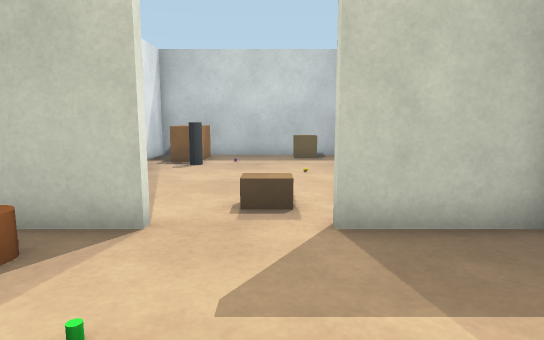
view 1 (above)

12 first-person views from a walk through a world built for the Gazebo simulator. The camera is 0.84 m above the floor, tilts 8° down and sees 75° across. The floor is counted in squares, 0.5 m on a side. Each view is taken from the middle of a square. On the plan, view 1 faces up. The plan holds only what a view shows up to about 17 squares ahead; the rest is blank. The place goes on beyond the plan.

view 2
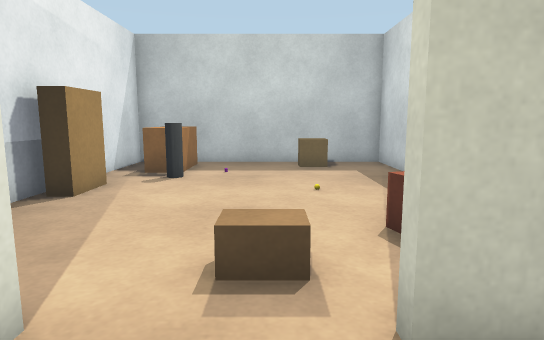

view 3
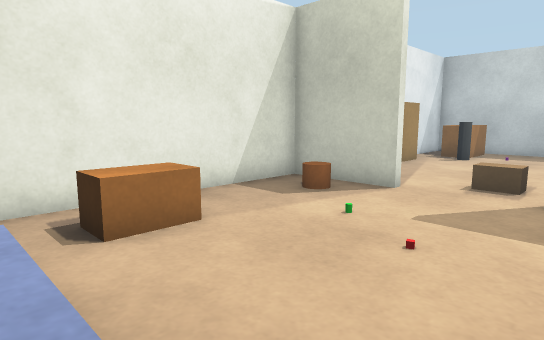

view 4
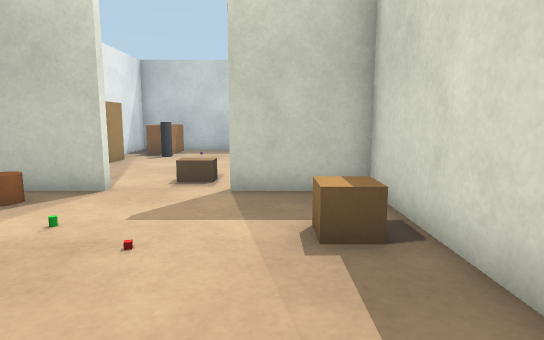

view 5
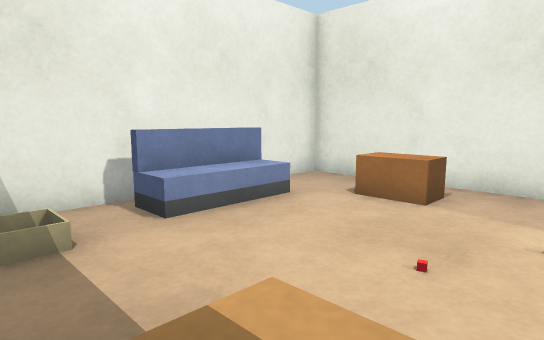

view 6
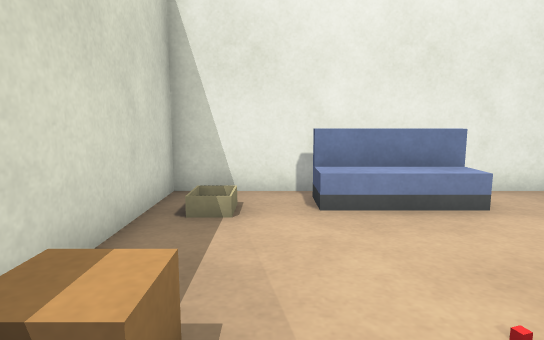

view 7
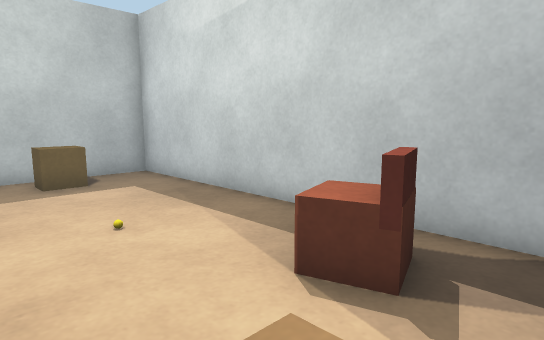

view 8
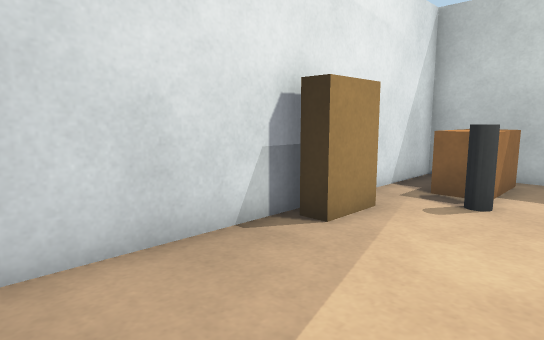

view 9
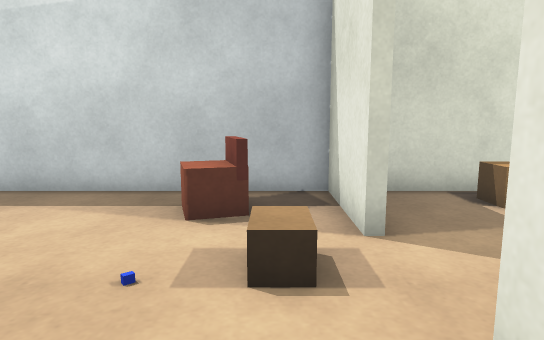

view 10
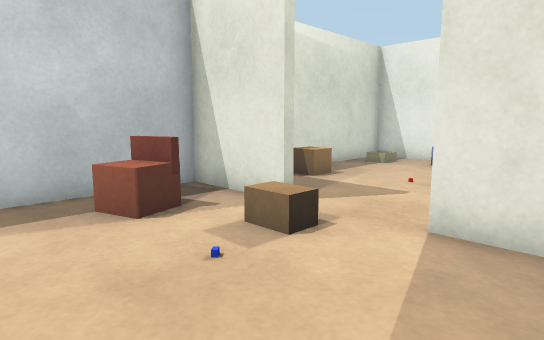

view 11
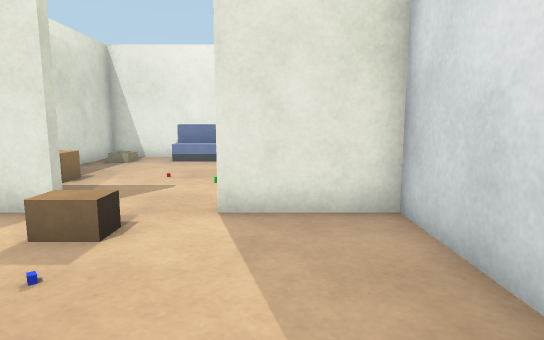

view 12
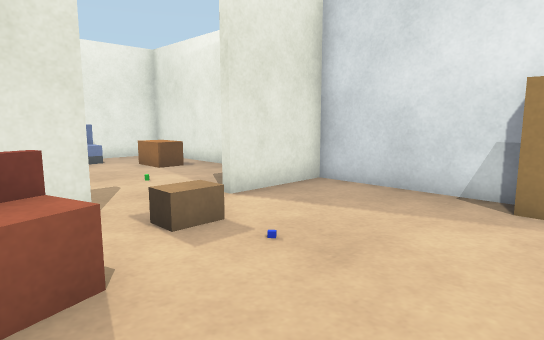

### Floor plan
Ten units are one square. View 1 is at (0, 0); x grows to the right and y downward. Boxes are objects, and circles mark ways between rooms. Rooms are numbered by the first view taken in them; rooms with no view inside come last. Other rooms are left out.
<svg viewBox="-60 -178 109 226">
<path fill="none" stroke="#000" d="M-20 -54 -53 -54 -53 43 44 43 44 -54 10 -54M-53 -104 -53 -56 -20 -56 -20 -54M10 -54 10 -56 44 -56 44 -173 -53 -173 -53 -126"/>
<rect x="-45" y="-5" width="20" height="20" fill="#bbb"><title>brown box</title></rect>
<rect x="-45" y="-45" width="20" height="10" fill="#bbb"><title>brown cylinder</title></rect>
<rect x="-25" y="25" width="40" height="10" fill="#bbb"><title>sofa</title></rect>
<rect x="-25" y="-25" width="10" height="10" fill="#bbb"><title>green cylinder</title></rect>
<rect x="25" y="-25" width="10" height="10" fill="#bbb"><title>brown box</title></rect>
<rect x="-55" y="-125" width="10" height="20" fill="#bbb"><title>brown box</title></rect>
<rect x="-45" y="-165" width="20" height="20" fill="#bbb"><title>brown box</title></rect>
<rect x="-35" y="-135" width="10" height="10" fill="#bbb"><title>dark grey cylinder</title></rect>
<rect x="-5" y="-75" width="10" height="10" fill="#bbb"><title>brown box</title></rect>
<rect x="5" y="-115" width="10" height="10" fill="#bbb"><title>other object</title></rect>
<rect x="5" y="-165" width="20" height="10" fill="#bbb"><title>cabinet</title></rect>
<rect x="15" y="-95" width="20" height="20" fill="#bbb"><title>armchair</title></rect>
<circle cx="0" cy="-50" r="3" fill="#2a7"/>
<text x="0" y="0">1</text>
<text x="-10" y="-120">2</text>
</svg>
Room 1 opens to room 2.

Where each view was taken, in squares from view 1:
view 1: 0 up, 0 right, facing up
view 2: 3 up, 0 right, facing up
view 3: 3 down, 2 right, facing up-left
view 4: 3 down, 2 right, facing up
view 5: 3 up, 4 right, facing down-left
view 6: 4 up, 2 right, facing down
view 7: 6 up, 1 left, facing up-right
view 8: 6 up, 1 left, facing up-left
view 9: 7 up, 4 left, facing right
view 10: 11 up, 4 left, facing down-right
view 11: 12 up, 3 left, facing down
view 12: 12 up, 3 right, facing down-left
